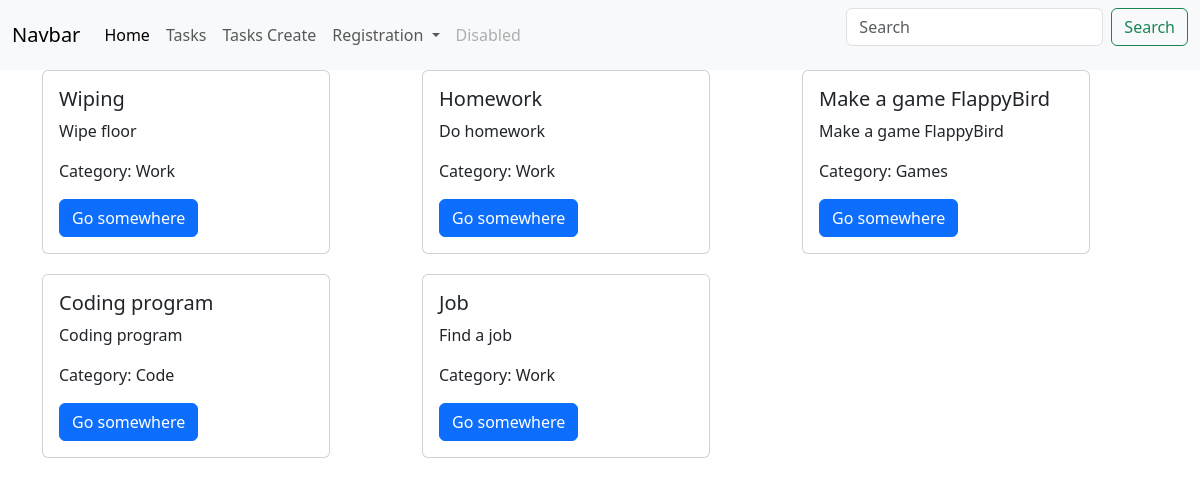
/tasks/, run on the app's committed database.
### tasks/models.py (models this page shows, shortened)
class Task(models.Model):
    title = models.CharField(max_length=100)
    description = models.TextField()
    category = models.ForeignKey('Category', on_delete=models.CASCADE, related_name='tasks', null=True, blank=True)

class Category(models.Model):
    name = models.CharField(max_length=100)
    def __str__(self):
        return self.name

### tasks/views.py (the view)
# urls.py: path('tasks/', views.task_list_view),
def task_list_view(request):
    tasks = Task.objects.all()
    return render(request, 'task_list.html', {'tasks': tasks})

### templates/task_list.html
{% extends 'navbar.html' %}
{% load static %}
{% block content %}
<div class="container">
    <div class="row">
        {% for i in tasks %}
            <div class="col-md-4">
            <div class="card" style="width: 18rem; margin-bottom: 20px">
            <div class="card-body">
                <h5 class="card-title">{{ i.title }}</h5>
                <p class="card-text">{{ i.description }}</p>
                <p class="card-text">Category: {{ i.category }}</p>
                <a href="/tasks/{{ i.id }}" class="btn btn-primary">Go somewhere</a>
            </div>
            </div>
            </div>
        {% endfor %}
    </div>
</div>
{% endblock %}

### templates/navbar.html (shortened to what this page needs)
{% load static %}
<html lang="en">
  <head>
    <link href="https://cdn.jsdelivr.net/npm/bootstrap@5.3.3/dist/css/bootstrap.min.css" rel="stylesheet">
  </head>
  <body>
  <nav class="navbar navbar-expand-lg navbar-light bg-light">
  <div class="container-fluid">
    <a class="navbar-brand" href="#">Navbar</a>
    <div class="collapse navbar-collapse" id="navbarSupportedContent">
      <ul class="navbar-nav me-auto mb-2 mb-lg-0">
        <li class="nav-item">
          <a class="nav-link active" aria-current="page" href="/">Home</a>
        </li>
        <li class="nav-item">
          <a class="nav-link" href="/tasks/">Tasks</a>
        </li>
          <li class="nav-item">
              <a class="nav-link" href="/create_task/">Tasks Create</a>
          </li>
        <li class="nav-item dropdown">
          <a class="nav-link dropdown-toggle" href="#" id="navbarDropdown" role="button" data-bs-toggle="dropdown" aria-expanded="false">
            Registration
          </a>
        </li>
        <li class="nav-item">
          <a class="nav-link disabled" href="#" tabindex="-1" aria-disabled="true">Disabled</a>
        </li>
      </ul>
      <form class="d-flex">
        <input class="form-control me-2" type="search" placeholder="Search" aria-label="Search">
        <button class="btn btn-outline-success" type="submit">Search</button>
      </form>
    </div>
  </div>
</nav>
  {% block content %}
  {% endblock %}
  </body>
</html>

### data on the page
Task: title "Wiping", description "Wipe floor", category "Work"
Task: title "Homework", description "Do homework", category "Work"
Task: title "Make a game FlappyBird", description "Make a game FlappyBird", category "Games"
Task: title "Coding program", description "Coding program", category "Code"
Task: title "Job", description "Find a job", category "Work"
